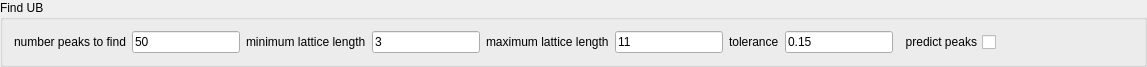
  <widget class="QGroupBox" name="groupBox_6">
   <property name="geometry">
    <rect>
     <x>9</x>
     <y>331</y>
     <width>1147</width>
     <height>56</height>
    </rect>
   </property>
   <property name="title">
    <string>Find UB</string>
   </property>
   <layout class="QHBoxLayout" name="horizontalLayout_6">
    <item>
     <widget class="QLabel" name="label_13">
      <property name="text">
       <string>number peaks to find</string>
      </property>
     </widget>
    </item>
    <item>
     <widget class="QLineEdit" name="numberPeaks_ledt">
      <property name="enabled">
       <bool>true</bool>
      </property>
      <property name="sizePolicy">
       <sizepolicy hsizetype="Fixed" vsizetype="Fixed">
        <horstretch>0</horstretch>
        <verstretch>0</verstretch>
       </sizepolicy>
      </property>
      <property name="minimumSize">
       <size>
        <width>0</width>
        <height>0</height>
       </size>
      </property>
      <property name="maximumSize">
       <size>
        <width>16777215</width>
        <height>16777215</height>
       </size>
      </property>
      <property name="sizeIncrement">
       <size>
        <width>0</width>
        <height>0</height>
       </size>
      </property>
      <property name="baseSize">
       <size>
        <width>0</width>
        <height>0</height>
       </size>
      </property>
      <property name="palette">
       <palette>
        <active/>
        <inactive/>
        <disabled/>
       </palette>
      </property>
      <property name="font">
       <font/>
      </property>
      <property name="cursor">
       <cursorShape>IBeamCursor</cursorShape>
      </property>
      <property name="mouseTracking">
       <bool>true</bool>
      </property>
      <property name="focusPolicy">
       <enum>Qt::StrongFocus</enum>
      </property>
      <property name="contextMenuPolicy">
       <enum>Qt::DefaultContextMenu</enum>
      </property>
      <property name="updatesEnabled">
       <bool>true</bool>
      </property>
      <property name="visible">
       <bool>true</bool>
      </property>
      <property name="acceptDrops">
       <bool>true</bool>
      </property>
      <property name="windowTitle">
       <string/>
      </property>
      <property name="windowIconText">
       <string/>
      </property>
      <property name="windowOpacity">
       <double>1.000000000000000</double>
      </property>
      <property name="windowModified">
       <bool>false</bool>
      </property>
      <property name="toolTip">
       <string>Number of found peaks used to find UB</string>
      </property>
      <property name="statusTip">
       <string/>
      </property>
      <property name="whatsThis">
       <string/>
      </property>
      <property name="accessibleName">
       <string/>
      </property>
      <property name="accessibleDescription">
       <string/>
      </property>
      <property name="layoutDirection">
       <enum>Qt::LeftToRight</enum>
      </property>
      <property name="autoFillBackground">
       <bool>false</bool>
      </property>
      <property name="styleSheet">
       <string notr="true"/>
      </property>
      <property name="locale">
       <locale language="English" country="UnitedStates"/>
      </property>
      <property name="windowFilePath">
       <string/>
      </property>
      <property name="inputMethodHints">
       <set>Qt::ImhNone</set>
      </property>
      <property name="inputMask">
       <string/>
      </property>
      <property name="text">
       <string>50</string>
      </property>
      <property name="maxLength">
       <number>32767</number>
      </property>
      <property name="frame">
       <bool>true</bool>
      </property>
      <property name="echoMode">
       <enum>QLineEdit::Normal</enum>
      </property>
      <property name="cursorPosition">
       <number>2</number>
      </property>
      <property name="modified">
       <bool>false</bool>
      </property>
      <property name="dragEnabled">
       <bool>false</bool>
      </property>
      <property name="readOnly">
       <bool>false</bool>
      </property>
      <property name="placeholderText">
       <string/>
      </property>
      <property name="cursorMoveStyle">
       <enum>Qt::LogicalMoveStyle</enum>
      </property>
     </widget>
    </item>
    <item>
     <widget class="QLabel" name="label_12">
      <property name="text">
       <string>minimum lattice length</string>
      </property>
     </widget>
    </item>
    <item>
     <widget class="QLineEdit" name="minABC_ledt">
      <property name="enabled">
       <bool>true</bool>
      </property>
      <property name="sizePolicy">
       <sizepolicy hsizetype="Fixed" vsizetype="Fixed">
        <horstretch>0</horstretch>
        <verstretch>0</verstretch>
       </sizepolicy>
      </property>
      <property name="minimumSize">
       <size>
        <width>0</width>
        <height>0</height>
       </size>
      </property>
      <property name="maximumSize">
       <size>
        <width>16777215</width>
        <height>16777215</height>
       </size>
      </property>
      <property name="sizeIncrement">
       <size>
        <width>0</width>
        <height>0</height>
       </size>
      </property>
      <property name="baseSize">
       <size>
        <width>0</width>
        <height>0</height>
       </size>
      </property>
      <property name="palette">
       <palette>
        <active/>
        <inactive/>
        <disabled/>
       </palette>
      </property>
      <property name="font">
       <font/>
      </property>
      <property name="cursor">
       <cursorShape>IBeamCursor</cursorShape>
      </property>
      <property name="mouseTracking">
       <bool>true</bool>
      </property>
      <property name="focusPolicy">
       <enum>Qt::StrongFocus</enum>
      </property>
      <property name="contextMenuPolicy">
       <enum>Qt::DefaultContextMenu</enum>
      </property>
      <property name="updatesEnabled">
       <bool>true</bool>
      </property>
      <property name="visible">
       <bool>true</bool>
      </property>
      <property name="acceptDrops">
       <bool>true</bool>
      </property>
      <property name="windowTitle">
       <string/>
      </property>
      <property name="windowIconText">
       <string/>
      </property>
      <property name="windowOpacity">
       <double>1.000000000000000</double>
      </property>
      <property name="windowModified">
       <bool>false</bool>
      </property>
      <property name="toolTip">
       <string>Minimun cell length</string>
      </property>
      <property name="statusTip">
       <string/>
      </property>
      <property name="whatsThis">
       <string/>
      </property>
      <property name="accessibleName">
       <string/>
      </property>
      <property name="accessibleDescription">
       <string/>
      </property>
      <property name="layoutDirection">
       <enum>Qt::LeftToRight</enum>
      </property>
      <property name="autoFillBackground">
       <bool>false</bool>
      </property>
      <property name="styleSheet">
       <string notr="true"/>
      </property>
      <property name="locale">
       <locale language="English" country="UnitedStates"/>
      </property>
      <property name="windowFilePath">
       <string/>
      </property>
      <property name="inputMethodHints">
       <set>Qt::ImhNone</set>
      </property>
      <property name="inputMask">
       <string/>
      </property>
      <property name="text">
       <string>3</string>
      </property>
      <property name="maxLength">
       <number>32767</number>
      </property>
      <property name="frame">
       <bool>true</bool>
      </property>
      <property name="echoMode">
       <enum>QLineEdit::Normal</enum>
      </property>
      <property name="cursorPosition">
       <number>1</number>
      </property>
      <property name="modified">
       <bool>false</bool>
      </property>
      <property name="dragEnabled">
       <bool>false</bool>
      </property>
      <property name="readOnly">
       <bool>false</bool>
      </property>
      <property name="placeholderText">
       <string/>
      </property>
      <property name="cursorMoveStyle">
       <enum>Qt::LogicalMoveStyle</enum>
      </property>
     </widget>
    </item>
    <item>
     <widget class="QLabel" name="label_11">
      <property name="text">
       <string>maximum lattice length</string>
      </property>
     </widget>
    </item>
    <item>
     <widget class="QLineEdit" name="maxABC_ledt">
      <property name="enabled">
       <bool>true</bool>
      </property>
      <property name="sizePolicy">
       <sizepolicy hsizetype="Fixed" vsizetype="Fixed">
        <horstretch>0</horstretch>
        <verstretch>0</verstretch>
       </sizepolicy>
      </property>
      <property name="minimumSize">
       <size>
        <width>0</width>
        <height>0</height>
       </size>
      </property>
      <property name="maximumSize">
       <size>
        <width>16777215</width>
        <height>16777215</height>
       </size>
      </property>
      <property name="sizeIncrement">
       <size>
        <width>0</width>
        <height>0</height>
       </size>
      </property>
      <property name="baseSize">
       <size>
        <width>0</width>
        <height>0</height>
       </size>
      </property>
      <property name="palette">
       <palette>
        <active/>
        <inactive/>
        <disabled/>
       </palette>
      </property>
      <property name="font">
       <font/>
      </property>
      <property name="cursor">
       <cursorShape>IBeamCursor</cursorShape>
      </property>
      <property name="mouseTracking">
       <bool>true</bool>
      </property>
      <property name="focusPolicy">
       <enum>Qt::StrongFocus</enum>
      </property>
      <property name="contextMenuPolicy">
       <enum>Qt::DefaultContextMenu</enum>
      </property>
      <property name="updatesEnabled">
       <bool>true</bool>
      </property>
      <property name="visible">
       <bool>true</bool>
      </property>
      <property name="acceptDrops">
       <bool>true</bool>
      </property>
      <property name="windowTitle">
       <string/>
      </property>
      <property name="windowIconText">
       <string/>
      </property>
      <property name="windowOpacity">
       <double>1.000000000000000</double>
      </property>
      <property name="windowModified">
       <bool>false</bool>
      </property>
      <property name="toolTip">
       <string>Maximum cell length</string>
      </property>
      <property name="statusTip">
       <string/>
      </property>
      <property name="whatsThis">
       <string/>
      </property>
      <property name="accessibleName">
       <string/>
      </property>
      <property name="accessibleDescription">
       <string/>
      </property>
      <property name="layoutDirection">
       <enum>Qt::LeftToRight</enum>
      </property>
      <property name="autoFillBackground">
       <bool>false</bool>
      </property>
      <property name="styleSheet">
       <string notr="true"/>
      </property>
      <property name="locale">
       <locale language="English" country="UnitedStates"/>
      </property>
      <property name="windowFilePath">
       <string/>
      </property>
      <property name="inputMethodHints">
       <set>Qt::ImhNone</set>
      </property>
      <property name="inputMask">
       <string/>
      </property>
      <property name="text">
       <string>11</string>
      </property>
      <property name="maxLength">
       <number>32767</number>
      </property>
      <property name="frame">
       <bool>true</bool>
      </property>
      <property name="echoMode">
       <enum>QLineEdit::Normal</enum>
      </property>
      <property name="cursorPosition">
       <number>2</number>
      </property>
      <property name="modified">
       <bool>false</bool>
      </property>
      <property name="dragEnabled">
       <bool>false</bool>
      </property>
      <property name="readOnly">
       <bool>false</bool>
      </property>
      <property name="placeholderText">
       <string/>
      </property>
      <property name="cursorMoveStyle">
       <enum>Qt::LogicalMoveStyle</enum>
      </property>
     </widget>
    </item>
    <item>
     <widget class="QLabel" name="label_10">
      <property name="text">
       <string>tolerance</string>
      </property>
     </widget>
    </item>
    <item>
     <widget class="QLineEdit" name="tolerance_ledt">
      <property name="enabled">
       <bool>true</bool>
      </property>
      <property name="sizePolicy">
       <sizepolicy hsizetype="Fixed" vsizetype="Fixed">
        <horstretch>0</horstretch>
        <verstretch>0</verstretch>
       </sizepolicy>
      </property>
      <property name="minimumSize">
       <size>
        <width>0</width>
        <height>0</height>
       </size>
      </property>
      <property name="maximumSize">
       <size>
        <width>16777215</width>
        <height>16777215</height>
       </size>
      </property>
      <property name="sizeIncrement">
       <size>
        <width>0</width>
        <height>0</height>
       </size>
      </property>
      <property name="baseSize">
       <size>
        <width>0</width>
        <height>0</height>
       </size>
      </property>
      <property name="palette">
       <palette>
        <active/>
        <inactive/>
        <disabled/>
       </palette>
      </property>
      <property name="font">
       <font/>
      </property>
      <property name="cursor">
       <cursorShape>IBeamCursor</cursorShape>
      </property>
      <property name="mouseTracking">
       <bool>true</bool>
      </property>
      <property name="focusPolicy">
       <enum>Qt::StrongFocus</enum>
      </property>
      <property name="contextMenuPolicy">
       <enum>Qt::DefaultContextMenu</enum>
      </property>
      <property name="updatesEnabled">
       <bool>true</bool>
      </property>
      <property name="visible">
       <bool>true</bool>
      </property>
      <property name="acceptDrops">
       <bool>true</bool>
      </property>
      <property name="windowTitle">
       <string/>
      </property>
      <property name="windowIconText">
       <string/>
      </property>
      <property name="windowOpacity">
       <double>1.000000000000000</double>
      </property>
      <property name="windowModified">
       <bool>false</bool>
      </property>
      <property name="toolTip">
       <string>Tolerance to use for indexing peaks</string>
      </property>
      <property name="statusTip">
       <string/>
      </property>
      <property name="whatsThis">
       <string/>
      </property>
      <property name="accessibleName">
       <string/>
      </property>
      <property name="accessibleDescription">
       <string/>
      </property>
      <property name="layoutDirection">
       <enum>Qt::LeftToRight</enum>
      </property>
      <property name="autoFillBackground">
       <bool>false</bool>
      </property>
      <property name="styleSheet">
       <string notr="true"/>
      </property>
      <property name="locale">
       <locale language="English" country="UnitedStates"/>
      </property>
      <property name="windowFilePath">
       <string/>
      </property>
      <property name="inputMethodHints">
       <set>Qt::ImhNone</set>
      </property>
      <property name="inputMask">
       <string/>
      </property>
      <property name="text">
       <string>0.15</string>
      </property>
      <property name="maxLength">
       <number>32767</number>
      </property>
      <property name="frame">
       <bool>true</bool>
      </property>
      <property name="echoMode">
       <enum>QLineEdit::Normal</enum>
      </property>
      <property name="cursorPosition">
       <number>4</number>
      </property>
      <property name="modified">
       <bool>false</bool>
      </property>
      <property name="dragEnabled">
       <bool>false</bool>
      </property>
      <property name="readOnly">
       <bool>false</bool>
      </property>
      <property name="placeholderText">
       <string/>
      </property>
      <property name="cursorMoveStyle">
       <enum>Qt::LogicalMoveStyle</enum>
      </property>
     </widget>
    </item>
    <item>
     <widget class="QCheckBox" name="predictPeaks_chbx">
      <property name="layoutDirection">
       <enum>Qt::RightToLeft</enum>
      </property>
      <property name="text">
       <string>predict peaks</string>
      </property>
     </widget>
    </item>
    <item>
     <spacer name="horizontalSpacer_8">
      <property name="orientation">
       <enum>Qt::Horizontal</enum>
      </property>
      <property name="sizeHint" stdset="0">
       <size>
        <width>40</width>
        <height>20</height>
       </size>
      </property>
     </spacer>
    </item>
   </layout>
  </widget>
